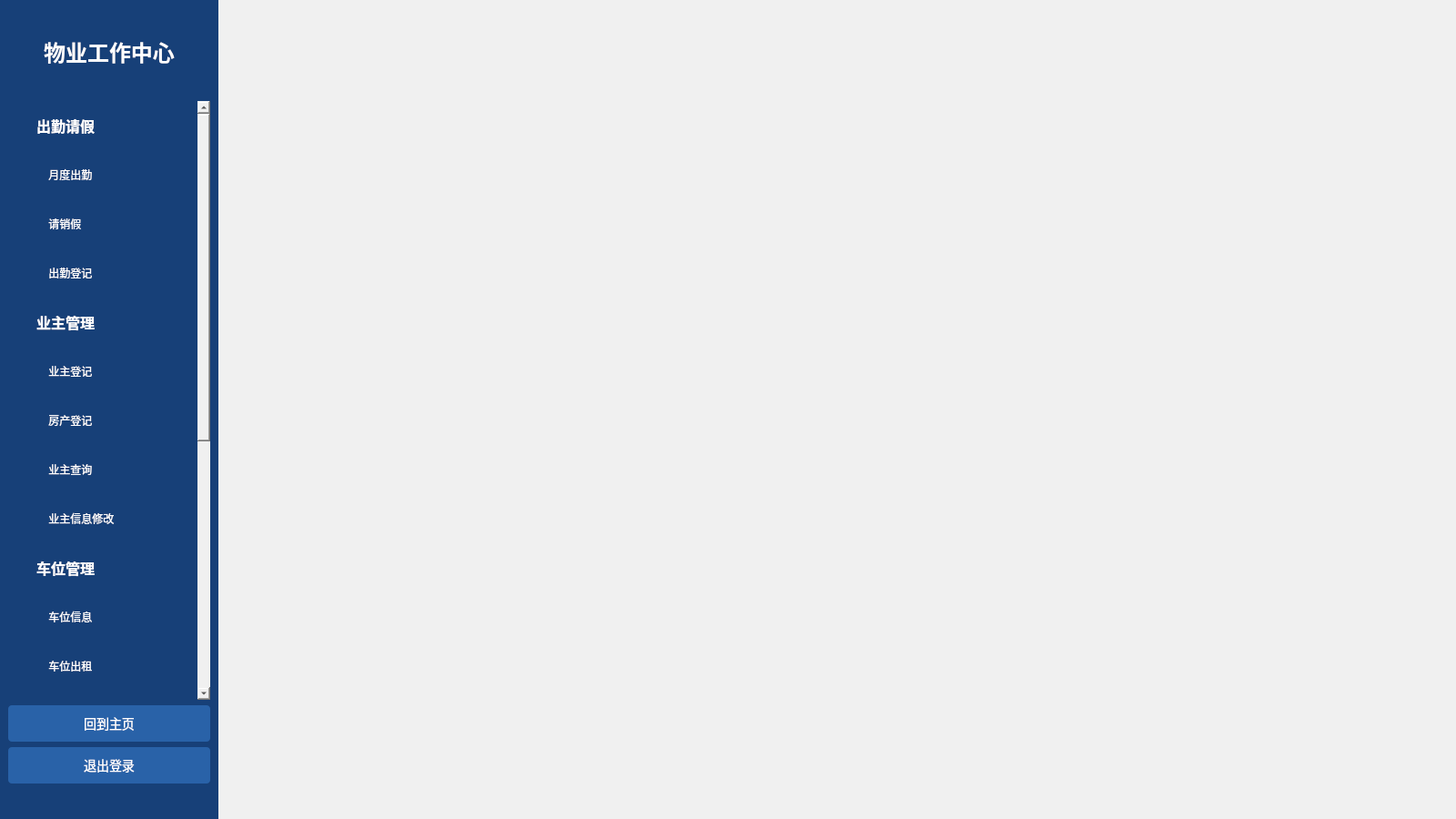
<?xml version="1.0" encoding="UTF-8"?>
<ui version="4.0">
 <class>StaffWindow</class>
 <widget class="QMainWindow" name="StaffWindow">
  <property name="geometry">
   <rect>
    <x>0</x>
    <y>0</y>
    <width>1600</width>
    <height>900</height>
   </rect>
  </property>
  <property name="windowTitle">
   <string>中国石油大学小区管理系统 - 物业工作人员</string>
  </property>
  <property name="styleSheet">
   <string notr="true">background-color: rgb(240, 240, 240);</string>
  </property>
  <widget class="QWidget" name="centralWidget">
   <widget class="QFrame" name="sideMenu">
    <property name="enabled">
     <bool>true</bool>
    </property>
    <property name="geometry">
     <rect>
      <x>0</x>
      <y>0</y>
      <width>240</width>
      <height>900</height>
     </rect>
    </property>
    <property name="minimumSize">
     <size>
      <width>240</width>
      <height>0</height>
     </size>
    </property>
    <property name="maximumSize">
     <size>
      <width>240</width>
      <height>16777215</height>
     </size>
    </property>
    <property name="styleSheet">
     <string notr="true">
QFrame {
    background-color: rgb(23, 64, 120);
    color: rgb(255, 255, 255);
    border-radius: 0px;
}
QLabel {
    color: rgb(255, 255, 255);
}
QPushButton {
    background-color: rgb(41, 98, 168);
    color: rgb(255, 255, 255);
    border: none;
    border-radius: 4px;
    padding: 8px 16px;
    font-size: 14px;
}
QPushButton:hover {
    background-color: rgb(36, 86, 148);
}
QPushButton:pressed {
    background-color: rgb(31, 76, 128);
}
       </string>
    </property>
    <layout class="QVBoxLayout" name="verticalLayout">
     <item>
      <spacer name="verticalSpacer">
       <property name="enabled">
        <bool>true</bool>
       </property>
       <property name="orientation">
        <enum>Qt::Vertical</enum>
       </property>
       <property name="sizeType">
        <enum>QSizePolicy::Fixed</enum>
       </property>
       <property name="sizeHint" stdset="0">
        <size>
         <width>20</width>
         <height>30</height>
        </size>
       </property>
      </spacer>
     </item>
     <item>
      <widget class="QLabel" name="label">
       <property name="enabled">
        <bool>true</bool>
       </property>
       <property name="font">
        <font>
         <family>Microsoft YaHei,sans-serif</family>
         <pointsize>18</pointsize>
         <weight>75</weight>
         <bold>true</bold>
        </font>
       </property>
       <property name="text">
        <string>物业工作中心</string>
       </property>
       <property name="alignment">
        <set>Qt::AlignCenter</set>
       </property>
      </widget>
     </item>
     <item>
      <spacer name="verticalSpacer_2">
       <property name="enabled">
        <bool>true</bool>
       </property>
       <property name="orientation">
        <enum>Qt::Vertical</enum>
       </property>
       <property name="sizeType">
        <enum>QSizePolicy::Fixed</enum>
       </property>
       <property name="sizeHint" stdset="0">
        <size>
         <width>20</width>
         <height>30</height>
        </size>
       </property>
      </spacer>
     </item>
     <item>
      <widget class="QListWidget" name="listWidget_menu">
       <property name="enabled">
        <bool>true</bool>
       </property>
       <property name="sizePolicy">
        <sizepolicy hsizetype="Expanding" vsizetype="Expanding">
         <horstretch>0</horstretch>
         <verstretch>0</verstretch>
        </sizepolicy>
       </property>
       <property name="styleSheet">
        <string notr="true">
QListWidget {
    background-color: transparent;
    border: none;
    outline: none;
}
QListWidget::item {
    height: 50px;
    padding-left: 20px;
    font-size: 16px;
    border-radius: 4px;
    margin: 2px 8px;
    display: flex;
    align-items: center;
}
QListWidget::item:selected {
    background-color: rgb(41, 98, 168);
    color: rgb(255, 255, 255);
}
QListWidget::item:hover {
    background-color: rgba(41, 98, 168, 0.7);
    color: rgb(255, 255, 255);
}
          </string>
       </property>
       <item>
        <property name="text">
         <string>出勤请假</string>
        </property>
        <property name="font">
         <font>
          <pointsize>12</pointsize>
          <weight>75</weight>
          <bold>true</bold>
         </font>
        </property>
       </item>
       <item>
        <property name="text">
         <string>    月度出勤</string>
        </property>
       </item>
       <item>
        <property name="text">
         <string>    请销假</string>
        </property>
       </item>
       <item>
        <property name="text">
         <string>    出勤登记</string>
        </property>
       </item>
       <item>
        <property name="text">
         <string>业主管理</string>
        </property>
        <property name="font">
         <font>
          <pointsize>12</pointsize>
          <weight>75</weight>
          <bold>true</bold>
         </font>
        </property>
       </item>
       <item>
        <property name="text">
         <string>    业主登记</string>
        </property>
       </item>
       <item>
        <property name="text">
         <string>    房产登记</string>
        </property>
       </item>
       <item>
        <property name="text">
         <string>    业主查询</string>
        </property>
       </item>
       <item>
        <property name="text">
         <string>    业主信息修改</string>
        </property>
       </item>
       <item>
        <property name="text">
         <string>车位管理</string>
        </property>
        <property name="font">
         <font>
          <pointsize>12</pointsize>
          <weight>75</weight>
          <bold>true</bold>
         </font>
        </property>
       </item>
       <item>
        <property name="text">
         <string>    车位信息</string>
        </property>
       </item>
       <item>
        <property name="text">
         <string>    车位出租</string>
        </property>
       </item>
       <item>
        <property name="text">
         <string>    出租管理</string>
        </property>
       </item>
       <item>
        <property name="text">
         <string>    进出查询</string>
        </property>
       </item>
       <item>
        <property name="text">
         <string>缴费管理</string>
        </property>
        <property name="font">
         <font>
          <pointsize>12</pointsize>
          <weight>75</weight>
          <bold>true</bold>
         </font>
        </property>
       </item>
       <item>
        <property name="text">
         <string>    价格维护</string>
        </property>
       </item>
       <item>
        <property name="text">
         <string>    缴费查询登记</string>
        </property>
       </item>
       <item>
        <property name="text">
         <string>维修管理</string>
        </property>
        <property name="font">
         <font>
          <pointsize>12</pointsize>
          <weight>75</weight>
          <bold>true</bold>
         </font>
        </property>
       </item>
       <item>
        <property name="text">
         <string>    维修查询</string>
        </property>
       </item>
       <item>
        <property name="text">
         <string>    维修进度登记</string>
        </property>
       </item>
       <item>
        <property name="text">
         <string>模拟车辆进出</string>
        </property>
        <property name="font">
         <font>
          <pointsize>10</pointsize>
          <italic>true</italic>
         </font>
        </property>
       </item>
      </widget>
     </item>
     <item>
      <widget class="QPushButton" name="homeButton">
       <property name="sizePolicy">
        <sizepolicy hsizetype="Expanding" vsizetype="Fixed">
         <horstretch>0</horstretch>
         <verstretch>0</verstretch>
        </sizepolicy>
       </property>
       <property name="minimumSize">
        <size>
         <width>0</width>
         <height>40</height>
        </size>
       </property>
       <property name="font">
        <font>
         <family>Microsoft YaHei,sans-serif</family>
         <pointsize>-1</pointsize>
        </font>
       </property>
       <property name="text">
        <string>回到主页</string>
       </property>
      </widget>
     </item>
     <item>
      <widget class="QPushButton" name="logoutButton">
       <property name="sizePolicy">
        <sizepolicy hsizetype="Expanding" vsizetype="Fixed">
         <horstretch>0</horstretch>
         <verstretch>0</verstretch>
        </sizepolicy>
       </property>
       <property name="minimumSize">
        <size>
         <width>0</width>
         <height>40</height>
        </size>
       </property>
       <property name="font">
        <font>
         <family>Microsoft YaHei,sans-serif</family>
         <pointsize>-1</pointsize>
        </font>
       </property>
       <property name="text">
        <string>退出登录</string>
       </property>
      </widget>
     </item>
     <item>
      <spacer name="verticalSpacer_4">
       <property name="orientation">
        <enum>Qt::Vertical</enum>
       </property>
       <property name="sizeType">
        <enum>QSizePolicy::Fixed</enum>
       </property>
       <property name="sizeHint" stdset="0">
        <size>
         <width>20</width>
         <height>30</height>
        </size>
       </property>
      </spacer>
     </item>
    </layout>
   </widget>
   <widget class="QWidget" name="rightContainer" native="true">
    <property name="geometry">
     <rect>
      <x>240</x>
      <y>0</y>
      <width>1360</width>
      <height>900</height>
     </rect>
    </property>
    <property name="sizePolicy">
     <sizepolicy hsizetype="Fixed" vsizetype="Fixed">
      <horstretch>0</horstretch>
      <verstretch>0</verstretch>
     </sizepolicy>
    </property>
   </widget>
  </widget>
 </widget>
 <resources/>
 <connections/>
</ui>
